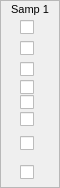
             <widget class="QFrame" name="frame_9">
              <property name="minimumSize">
               <size>
                <width>60</width>
                <height>0</height>
               </size>
              </property>
              <property name="maximumSize">
               <size>
                <width>60</width>
                <height>16777215</height>
               </size>
              </property>
              <property name="frameShape">
               <enum>QFrame::StyledPanel</enum>
              </property>
              <property name="frameShadow">
               <enum>QFrame::Raised</enum>
              </property>
              <layout class="QVBoxLayout" name="verticalLayout_4">
               <property name="spacing">
                <number>1</number>
               </property>
               <property name="margin">
                <number>1</number>
               </property>
               <item>
                <widget class="QLabel" name="oneSampleLabel">
                 <property name="minimumSize">
                  <size>
                   <width>0</width>
                   <height>14</height>
                  </size>
                 </property>
                 <property name="maximumSize">
                  <size>
                   <width>5000</width>
                   <height>14</height>
                  </size>
                 </property>
                 <property name="font">
                  <font>
                   <pointsize>8</pointsize>
                  </font>
                 </property>
                 <property name="text">
                  <string>Samp 1</string>
                 </property>
                 <property name="alignment">
                  <set>Qt::AlignCenter</set>
                 </property>
                </widget>
               </item>
               <item>
                <layout class="QHBoxLayout" name="horizontalLayout_27">
                 <item>
                  <spacer name="horizontalSpacer_25">
                   <property name="orientation">
                    <enum>Qt::Horizontal</enum>
                   </property>
                   <property name="sizeHint" stdset="0">
                    <size>
                     <width>40</width>
                     <height>20</height>
                    </size>
                   </property>
                  </spacer>
                 </item>
                 <item>
                  <widget class="QCheckBox" name="nohCheck">
                   <property name="minimumSize">
                    <size>
                     <width>20</width>
                     <height>14</height>
                    </size>
                   </property>
                   <property name="maximumSize">
                    <size>
                     <width>20</width>
                     <height>14</height>
                    </size>
                   </property>
                   <property name="layoutDirection">
                    <enum>Qt::LeftToRight</enum>
                   </property>
                   <property name="text">
                    <string/>
                   </property>
                  </widget>
                 </item>
                 <item>
                  <spacer name="horizontalSpacer_26">
                   <property name="orientation">
                    <enum>Qt::Horizontal</enum>
                   </property>
                   <property name="sizeHint" stdset="0">
                    <size>
                     <width>40</width>
                     <height>20</height>
                    </size>
                   </property>
                  </spacer>
                 </item>
                </layout>
               </item>
               <item>
                <layout class="QHBoxLayout" name="horizontalLayout_11">
                 <item>
                  <spacer name="horizontalSpacer_23">
                   <property name="orientation">
                    <enum>Qt::Horizontal</enum>
                   </property>
                   <property name="sizeHint" stdset="0">
                    <size>
                     <width>40</width>
                     <height>20</height>
                    </size>
                   </property>
                  </spacer>
                 </item>
                 <item>
                  <widget class="QCheckBox" name="nossCheck">
                   <property name="minimumSize">
                    <size>
                     <width>20</width>
                     <height>14</height>
                    </size>
                   </property>
                   <property name="maximumSize">
                    <size>
                     <width>20</width>
                     <height>14</height>
                    </size>
                   </property>
                   <property name="layoutDirection">
                    <enum>Qt::LeftToRight</enum>
                   </property>
                   <property name="text">
                    <string/>
                   </property>
                  </widget>
                 </item>
                 <item>
                  <spacer name="horizontalSpacer_24">
                   <property name="orientation">
                    <enum>Qt::Horizontal</enum>
                   </property>
                   <property name="sizeHint" stdset="0">
                    <size>
                     <width>40</width>
                     <height>20</height>
                    </size>
                   </property>
                  </spacer>
                 </item>
                </layout>
               </item>
               <item>
                <layout class="QHBoxLayout" name="horizontalLayout_6">
                 <item>
                  <spacer name="horizontalSpacer_19">
                   <property name="orientation">
                    <enum>Qt::Horizontal</enum>
                   </property>
                   <property name="sizeHint" stdset="0">
                    <size>
                     <width>40</width>
                     <height>20</height>
                    </size>
                   </property>
                  </spacer>
                 </item>
                 <item>
                  <widget class="QCheckBox" name="mopdCheck">
                   <property name="minimumSize">
                    <size>
                     <width>20</width>
                     <height>14</height>
                    </size>
                   </property>
                   <property name="maximumSize">
                    <size>
                     <width>20</width>
                     <height>14</height>
                    </size>
                   </property>
                   <property name="layoutDirection">
                    <enum>Qt::LeftToRight</enum>
                   </property>
                   <property name="text">
                    <string/>
                   </property>
                  </widget>
                 </item>
                 <item>
                  <spacer name="horizontalSpacer_20">
                   <property name="orientation">
                    <enum>Qt::Horizontal</enum>
                   </property>
                   <property name="sizeHint" stdset="0">
                    <size>
                     <width>40</width>
                     <height>20</height>
                    </size>
                   </property>
                  </spacer>
                 </item>
                </layout>
               </item>
               <item>
                <layout class="QHBoxLayout" name="horizontalLayout_7">
                 <item>
                  <spacer name="horizontalSpacer_3">
                   <property name="orientation">
                    <enum>Qt::Horizontal</enum>
                   </property>
                   <property name="sizeHint" stdset="0">
                    <size>
                     <width>18</width>
                     <height>13</height>
                    </size>
                   </property>
                  </spacer>
                 </item>
                 <item>
                  <widget class="QCheckBox" name="vopdCheck">
                   <property name="minimumSize">
                    <size>
                     <width>20</width>
                     <height>14</height>
                    </size>
                   </property>
                   <property name="maximumSize">
                    <size>
                     <width>20</width>
                     <height>14</height>
                    </size>
                   </property>
                   <property name="text">
                    <string/>
                   </property>
                  </widget>
                 </item>
                 <item>
                  <spacer name="horizontalSpacer_4">
                   <property name="orientation">
                    <enum>Qt::Horizontal</enum>
                   </property>
                   <property name="sizeHint" stdset="0">
                    <size>
                     <width>18</width>
                     <height>13</height>
                    </size>
                   </property>
                  </spacer>
                 </item>
                </layout>
               </item>
               <item>
                <layout class="QHBoxLayout" name="horizontalLayout_8">
                 <item>
                  <spacer name="horizontalSpacer_7">
                   <property name="orientation">
                    <enum>Qt::Horizontal</enum>
                   </property>
                   <property name="sizeHint" stdset="0">
                    <size>
                     <width>18</width>
                     <height>13</height>
                    </size>
                   </property>
                  </spacer>
                 </item>
                 <item>
                  <widget class="QCheckBox" name="tdCheck">
                   <property name="minimumSize">
                    <size>
                     <width>20</width>
                     <height>14</height>
                    </size>
                   </property>
                   <property name="maximumSize">
                    <size>
                     <width>20</width>
                     <height>14</height>
                    </size>
                   </property>
                   <property name="text">
                    <string/>
                   </property>
                  </widget>
                 </item>
                 <item>
                  <spacer name="horizontalSpacer_5">
                   <property name="orientation">
                    <enum>Qt::Horizontal</enum>
                   </property>
                   <property name="sizeHint" stdset="0">
                    <size>
                     <width>18</width>
                     <height>13</height>
                    </size>
                   </property>
                  </spacer>
                 </item>
                </layout>
               </item>
               <item>
                <layout class="QHBoxLayout" name="horizontalLayout_34">
                 <item>
                  <spacer name="horizontalSpacer_29">
                   <property name="orientation">
                    <enum>Qt::Horizontal</enum>
                   </property>
                   <property name="sizeHint" stdset="0">
                    <size>
                     <width>18</width>
                     <height>18</height>
                    </size>
                   </property>
                  </spacer>
                 </item>
                 <item>
                  <widget class="QCheckBox" name="pssCheck">
                   <property name="minimumSize">
                    <size>
                     <width>20</width>
                     <height>14</height>
                    </size>
                   </property>
                   <property name="maximumSize">
                    <size>
                     <width>20</width>
                     <height>14</height>
                    </size>
                   </property>
                   <property name="text">
                    <string/>
                   </property>
                  </widget>
                 </item>
                 <item>
                  <spacer name="horizontalSpacer_30">
                   <property name="orientation">
                    <enum>Qt::Horizontal</enum>
                   </property>
                   <property name="sizeHint" stdset="0">
                    <size>
                     <width>18</width>
                     <height>13</height>
                    </size>
                   </property>
                  </spacer>
                 </item>
                </layout>
               </item>
               <item>
                <layout class="QHBoxLayout" name="horizontalLayout_10">
                 <item>
                  <spacer name="horizontalSpacer_6">
                   <property name="orientation">
                    <enum>Qt::Horizontal</enum>
                   </property>
                   <property name="sizeHint" stdset="0">
                    <size>
                     <width>18</width>
                     <height>18</height>
                    </size>
                   </property>
                  </spacer>
                 </item>
                 <item>
                  <widget class="QCheckBox" name="monotrCheck">
                   <property name="minimumSize">
                    <size>
                     <width>20</width>
                     <height>28</height>
                    </size>
                   </property>
                   <property name="maximumSize">
                    <size>
                     <width>20</width>
                     <height>28</height>
                    </size>
                   </property>
                   <property name="text">
                    <string/>
                   </property>
                  </widget>
                 </item>
                 <item>
                  <spacer name="horizontalSpacer_8">
                   <property name="orientation">
                    <enum>Qt::Horizontal</enum>
                   </property>
                   <property name="sizeHint" stdset="0">
                    <size>
                     <width>18</width>
                     <height>13</height>
                    </size>
                   </property>
                  </spacer>
                 </item>
                </layout>
               </item>
               <item>
                <layout class="QHBoxLayout" name="horizontalLayout_28">
                 <item>
                  <spacer name="horizontalSpacer_27">
                   <property name="orientation">
                    <enum>Qt::Horizontal</enum>
                   </property>
                   <property name="sizeHint" stdset="0">
                    <size>
                     <width>18</width>
                     <height>18</height>
                    </size>
                   </property>
                  </spacer>
                 </item>
                 <item>
                  <widget class="QCheckBox" name="vonotrCheck">
                   <property name="minimumSize">
                    <size>
                     <width>20</width>
                     <height>28</height>
                    </size>
                   </property>
                   <property name="maximumSize">
                    <size>
                     <width>20</width>
                     <height>28</height>
                    </size>
                   </property>
                   <property name="text">
                    <string/>
                   </property>
                  </widget>
                 </item>
                 <item>
                  <spacer name="horizontalSpacer_28">
                   <property name="orientation">
                    <enum>Qt::Horizontal</enum>
                   </property>
                   <property name="sizeHint" stdset="0">
                    <size>
                     <width>18</width>
                     <height>13</height>
                    </size>
                   </property>
                  </spacer>
                 </item>
                </layout>
               </item>
              </layout>
             </widget>
